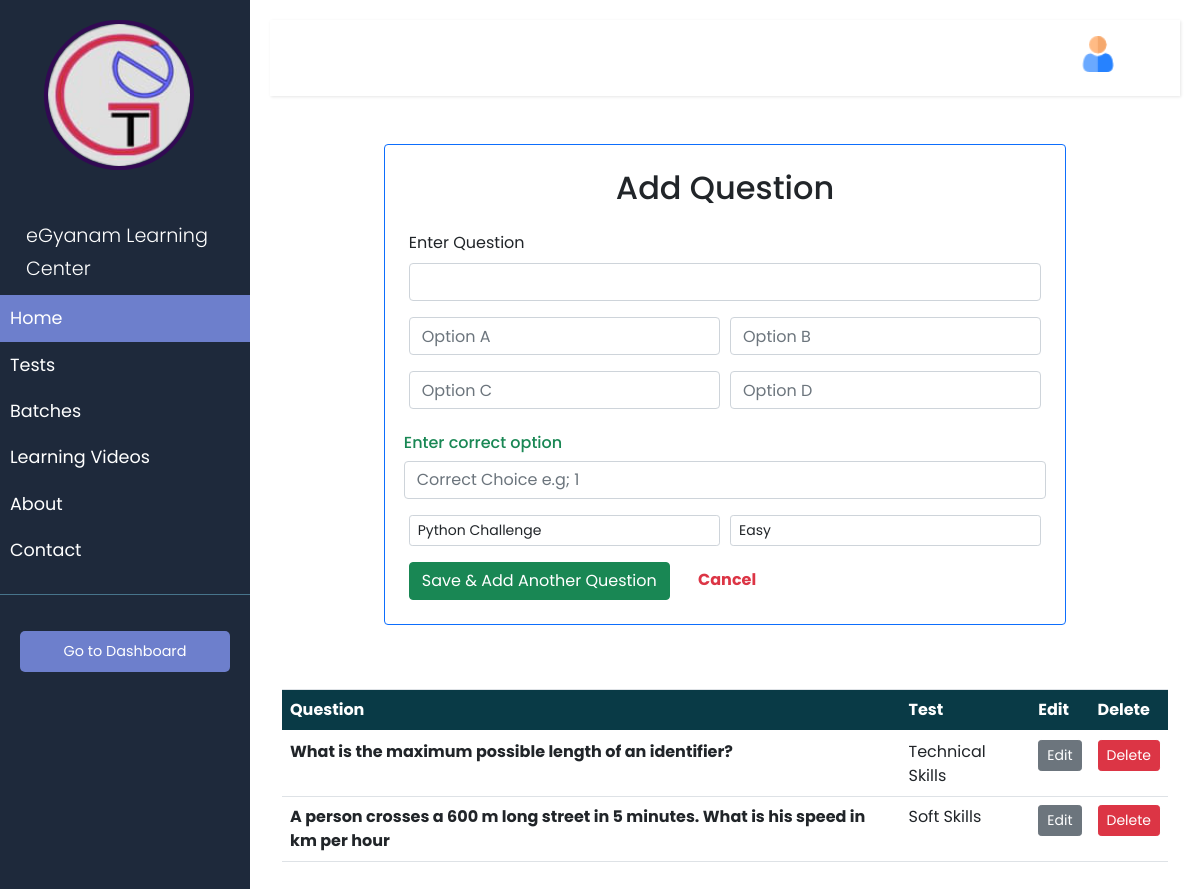
The app's page /organizer_dashboard/addQuestions (signed in) with its own data.
### quizapp/models.py (models this page shows, shortened)
class Question(models.Model):
    external_id = models.UUIDField(default=uuid.uuid4, editable=False, unique=True)
    question = models.CharField(max_length=500)
    choice1 = models.CharField(max_length=500)
    choice2 = models.CharField(max_length=500)
    choice3 = models.CharField(max_length=500)
    choice4 = models.CharField(max_length=500)
    answer = models.CharField(max_length=1)
    compulsary = models.BooleanField(default=False)
    level = models.CharField(default="", max_length=100)
    test = models.ForeignKey(Test, on_delete=models.CASCADE)

class Test(models.Model):
    external_id = models.UUIDField(default=uuid.uuid4, editable=False, unique=True)
    user = models.ForeignKey(User, on_delete=models.CASCADE)
    name = models.CharField(max_length=200)
    category = models.CharField(max_length=200)
    description = models.CharField(max_length=200)
    active = models.BooleanField(default=True)
    test_time = models.CharField(max_length=3, default=None)
    def __str__(self):
        return self.category

### organizer_dashboard/views.py (the view, shortened to what this page needs)
# urls.py: path('addQuestions',views.addQuestions,name='addQuestions'),
def addQuestions(request):
    username = request.user
    user = User.objects.get(username=username)
    profile = Profile.objects.get(user=user)
    tests = Test.objects.filter(user=user)
    questions = []
    for test in tests:
        questions += list(Question.objects.filter(test=test))
    context = { 'tests':tests, 'questions':questions, 'profile':profile}
    return render(request,'organizer_dashboard/addQuestionForm.html',context=context)

### organizer_dashboard/templates/organizer_dashboard/addQuestionForm.html (shortened to what this page needs)
{% load static %}
<!doctype html>
<html lang="en">
<head>
    <link rel="stylesheet" href="https://stackpath.bootstrapcdn.com/bootstrap/4.3.1/css/bootstrap.min.css"
>
</head>
<body>
    {% include 'main.html' %}
    {% include "quizapp/header.html" %}
<div class="container w-75 border mt-2 p-4 rounded rounded-lg border border-lg border-primary mt-5 mb-5">
    {% if question %}
    <h2 class="h2 text-center mb-4">Update Question</h2>
    <form method="POST" action="{% url 'edit-question' id=question.external_id %}">
    {% else %}
    <h2 class="h2 text-center mb-4">Add Question</h2>
    <form method="POST" action="{% url 'addQuestions'%}">
    {% endif %}
        <div class="form-group">
            <label for="exampleFormControlTextarea1">Enter Question</label>
            <input type="text" class="form-control" id="exampleFormControlTextarea1" name="question" value="{{question.question}}">
        </div>
        <div class="form-row mb-3 ">
            <div class="col">
                <input type="text" class="form-control" name="choice1" placeholder="Option A" value="{{question.choice1}}">
            </div>
            <div class="col">
                <input type="text" class="form-control" name="choice2" placeholder="Option B" value="{{question.choice2}}">
            </div>
        </div>
        <div class="form-row mt-3 mb-4">
            <div class="col">
                <input type="text" class="form-control" name="choice3" placeholder="Option C" value="{{question.choice3}}">
            </div>
            <div class="col">
                <input type="text" class="form-control" name="choice4" placeholder="Option D" value="{{question.choice4}}">
            </div>
        </div>
        <div class="form-row mb-3 mt-2">
            <label for="correctoption" class="text-success h6 pr-1">Enter correct option</label>
            <input type="text" class="form-control" id="correctoption" name="correctchoice"
                placeholder="Correct Choice e.g; 1" value="{{question.answer}}">
        </div>
        <div class="form-row mb-3">
            <div class="col">
                <select class="form-control form-control-sm" name ="category">
                    {% for item in tests %}
                        {% if question.test.external_id == item.external_id %}
                        <option value="{{item.external_id}}" selected>{{item.name}}</option>
                        {% else %}
                        <option value="{{item.external_id}}">{{item.name}}</option>
                        {% endif %}
                    {%endfor%}
                </select>
            </div>
            <div class="col">
                <select class="form-control form-control-sm" name ="level" placeholder="Level of Question" required>
                    {% if question.level == "Easy" %}
                    <option value="Easy" selected>Easy</option>
                    <option value="Medium">Medium</option>
                    <option value="Hard">Hard</option>
                    {% elif question.level == "Medium" %}
                    <option value="Easy">Easy</option>
                    <option value="Medium" selected>Medium</option>
                    <option value="Hard">Hard</option>
                    {% elif question.level == "Hard" %}
                    <option value="Easy">Easy</option>
                    <option value="Medium">Medium</option>
                    <option value="Hard" selected>Hard</option>
                    {% else %}
                    <option value="Easy">Easy</option>
                    {% endif %}
                </select>
            </div>
        </div>
        {% if question %}
        <button type="submit" class="btn btn-success">Update</button>
        {% else %}
        <button type="submit" class="btn btn-success">Save & Add Another Question</button>
        {% endif %}
        <a href="{% url 'o_dashboard' %}" class="text-danger m-4"><strong>Cancel</strong> </a>
    </form>
</div>
<div class="container" style="margin-top:4rem">
<table class="table">
  <thead>
    <tr style="background: #093a46; color: #fff;">
      <th scope="col">Question</th>
      <th scope="col">Test</th>
      <th scope="col">Edit</th>
      <th scope="col">Delete</th>
    </tr>
  </thead>
  <tbody style="overflow: scroll;">
      {% for question in questions %}
    <tr>
      <th scope="row">{{question.question}}</th>
      <td>{{question.test}}</td>
      <td><a href="{% url 'edit-question' id=question.external_id %}"><button class="btn btn-sm btn-secondary">Edit</button></a></td>
      <td><a href="{% url 'delete-question' id=question.external_id %}"><button class="btn btn-sm btn-danger">Delete</button></a></td>
    </tr>
    {%endfor%}
  </tbody>
</table>
</div>
</body>
</html>

### quizapp/static/css/main.css (style rules this page uses)
body { font-family: 'Poppins', sans-serif; background: #fafafa; }
a, a:hover, a:focus { color: inherit; text-decoration: none; transition: all 0.3s; }

### quizapp/static/css/headerstyle.css (style rules this page uses)
* { margin: 0; padding: 0; font-family: 'Poppins',sans-serif; text-decoration: none; }
a { text-decoration: none; }

### records on screen
Question: question "What is the maximum possible length of an identifier?", test "Technical Skills"
Question: question "A person crosses a 600 m long street in 5 minutes. What is his speed in km per hour", test "Soft Skills"

### other values on screen
form field category "Python Challenge"
